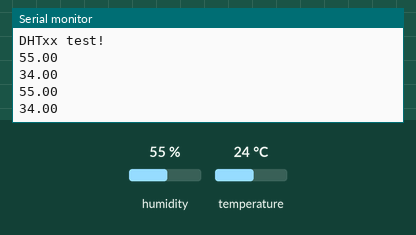
Simulated run of this sketch. Board: Arduino Uno, built with avr-gcc and run on an emulated ATmega328P. Parts: the last lines printed to the serial monitor. The inputs (shaded band) are chosen by the test bench; at power-on: humidity 55 %, temperature 24 °C.

Above: at 4.8 s.
4.9 s: humidity set to 22 %
At 6.9 s:
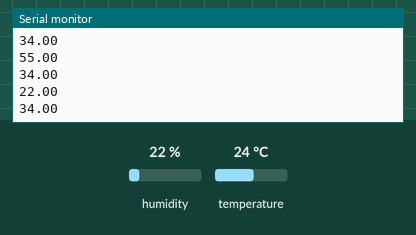
7.9 s: temperature set to 19 °C
At 8.7 s:
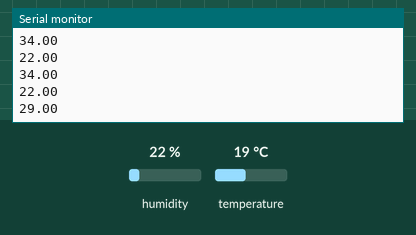
10.9 s: humidity set to 40 %
At 13.4 s:
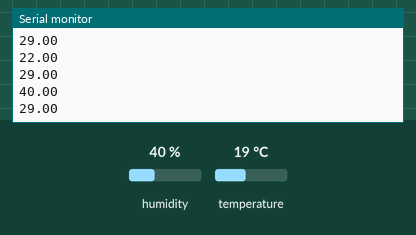
Timing chart, 0 to 14.9 s (numbered marks = the images above; inputs shaded):
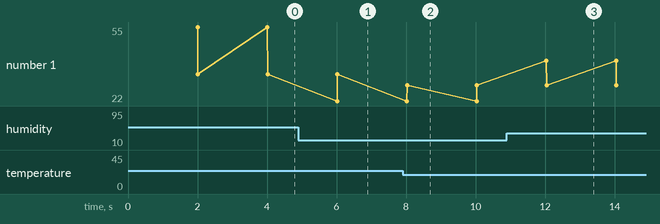

The sketch:

DHT.ino
```cpp
// Example testing sketch for various DHT humidity/temperature sensors
// Written by ladyada, public domain
// Este sketch de ejemplo prueba sensores DHT (DHT11/DHT22/DHT21) y muestra lecturas por Serial.

// REQUIRES the following Arduino libraries:
// - DHT Sensor Library: https://github.com/adafruit/DHT-sensor-library
// - Adafruit Unified Sensor Lib: https://github.com/adafruit/Adafruit_Sensor
// Requiere instalar las librerías indicadas para poder compilar y usar la clase DHT correctamente.

#include "DHT.h"  // Incluye la librería DHT de Adafruit, que provee la clase y métodos para leer el sensor.

// Definición del pin digital al que se conecta el pin de datos del DHT.
#define DHTPIN 15     // Pin digital conectado al sensor DHT.
// Nota para Feather HUZZAH ESP8266: usar pines 3, 4, 5, 12, 13 o 14.
// El pin 15 puede funcionar, pero el DHT debe desconectarse durante la carga del programa.
// Esto es por el comportamiento de arranque del ESP8266 en ciertos pines.

// Selección del tipo de sensor DHT.
// Descomenta el que estés usando y deja comentados los demás.
//#define DHTTYPE DHT11   // DHT 11 (sensor básico, menor precisión)
#define DHTTYPE DHT22   // DHT 22 (AM2302), AM2321 (mayor precisión y rango)
//#define DHTTYPE DHT21   // DHT 21 (AM2301)

// Conexiones físicas recomendadas:
// Conecta el pin 1 (izquierda) del sensor a +5V.
// NOTA: Si usas una placa con lógica de 3.3V (p. ej., Arduino Due), conecta el pin 1 a 3.3V en lugar de 5V.
// Conecta el pin 2 (datos) del sensor al pin definido por DHTPIN.
// Conecta el pin 3 (derecha) del sensor a GND (si tu sensor tiene 3 pines).
// Si tu sensor tiene 4 pines: conecta el pin 4 a GND y deja el pin 3 sin conectar.
// Coloca una resistencia de 10K entre el pin 2 (datos) y el pin 1 (alimentación) como pull-up.

// Inicialización del objeto DHT con el pin y el tipo de sensor configurados.
// En versiones antiguas de la librería, se podía pasar un tercer parámetro para ajustar tiempos en procesadores rápidos.
// Ya no es necesario: el algoritmo actual se autoajusta.
DHT dht(DHTPIN, DHTTYPE);

void setup() {
  Serial.begin(9600);           // Inicializa el puerto serial a 9600 baudios para depuración y salida de datos.
  Serial.println(F("DHTxx test!")); // Imprime un mensaje inicial. F() almacena la cadena en flash (PROGMEM) para ahorrar RAM.

  dht.begin();                  // Inicializa el sensor DHT (configura tiempos y prepara la lectura).
}

void loop() {
  // Espera unos segundos entre mediciones para respetar los tiempos del DHT.
  delay(2000);                  // 2 segundos: el DHT es un sensor relativamente lento y no debe leerse demasiado seguido.

  // Leer temperatura y humedad toma ~250 ms.
  // Las lecturas pueden ser hasta 2 segundos “antiguas” porque el sensor actualiza lentamente su valor interno.
  float h = dht.readHumidity();         // Lee la humedad relativa (%) como float.
  float t = dht.readTemperature();      // Lee temperatura en °C (por defecto).
  float f = dht.readTemperature(true);  // Lee temperatura en °F (parámetro true indica Fahrenheit).

  // Verifica si alguna lectura falló. dht.readXxx() retorna NAN si no pudo leer correctamente.
  if (isnan(h) || isnan(t) || isnan(f)) { // isnan() comprueba si el float es “Not A Number”.
    Serial.println(F("Failed to read from DHT sensor!")); // Reporta error y termina el ciclo actual.
    return; // Sale del loop actual para volver a intentar en la siguiente iteración.
  }

  // Calcula el índice de calor (sensación térmica) en °F usando temperatura en °F y humedad.
  float hif = dht.computeHeatIndex(f, h);
  // Calcula el índice de calor en °C (tercer parámetro false indica que la temperatura está en °C).
  float hic = dht.computeHeatIndex(t, h, false);

  // Ejemplo de salida por Serial:
  // Serial.print(F("Humidity: "));
  Serial.println(h);            // Imprime la humedad en una línea (valor en %).

  // ATENCIÓN: t + '\n' suma el código ASCII del salto de línea (10) al valor de temperatura;
  // no agrega una nueva línea al texto. Para imprimir nueva línea, usa Serial.println(t) o Serial.println().
  Serial.println(t + '\n');     // Imprime temperatura en °C, pero la operación + '\n' es probablemente no intencional.

  // Bloque comentado con salida detallada:
  /*
  Serial.print(F("°C "));
  Serial.print(f);              // Imprime temperatura en °F.
  Serial.print(F("°F  Heat index: "));
  Serial.print(hic);            // Imprime índice de calor en °C.
  Serial.print(F("°C "));
  Serial.print(hif);            // Imprime índice de calor en °F.
  Serial.println(F("°F"));
  */
}
```

Measured:
- after the input at 4.9 s, the serial monitor: prints a new line after 1.1 s (image 1)
- after the input at 7.9 s, the serial monitor: prints a new line after 0.13 s (image 2)
- after the input at 10.9 s, the serial monitor: prints a new line after 1.1 s (image 3)
- plotted number 1: 34 → 29 after the input at 7.9 s
